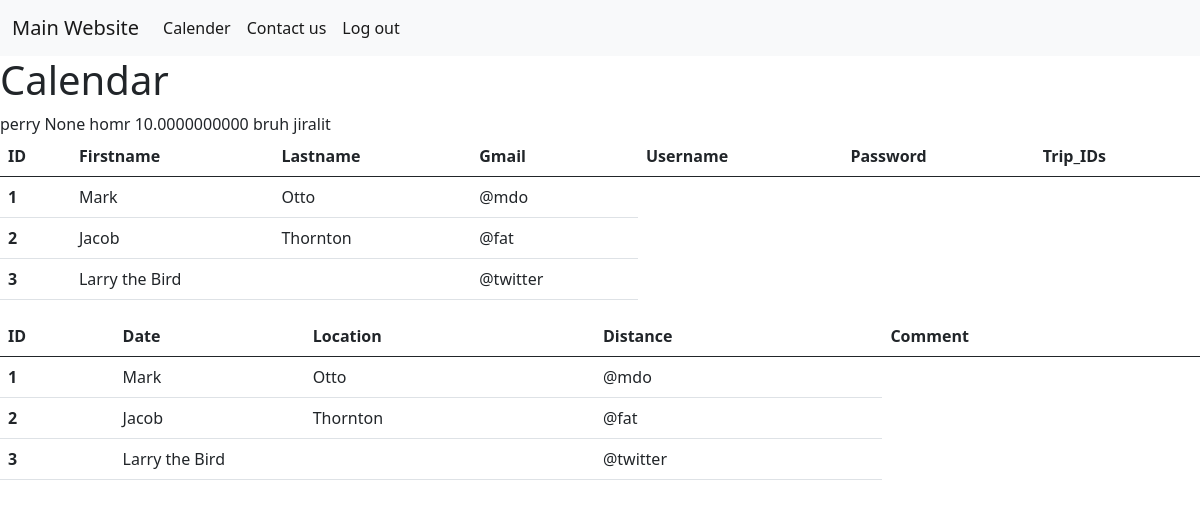
Before: /home (signed in) with the older database file.
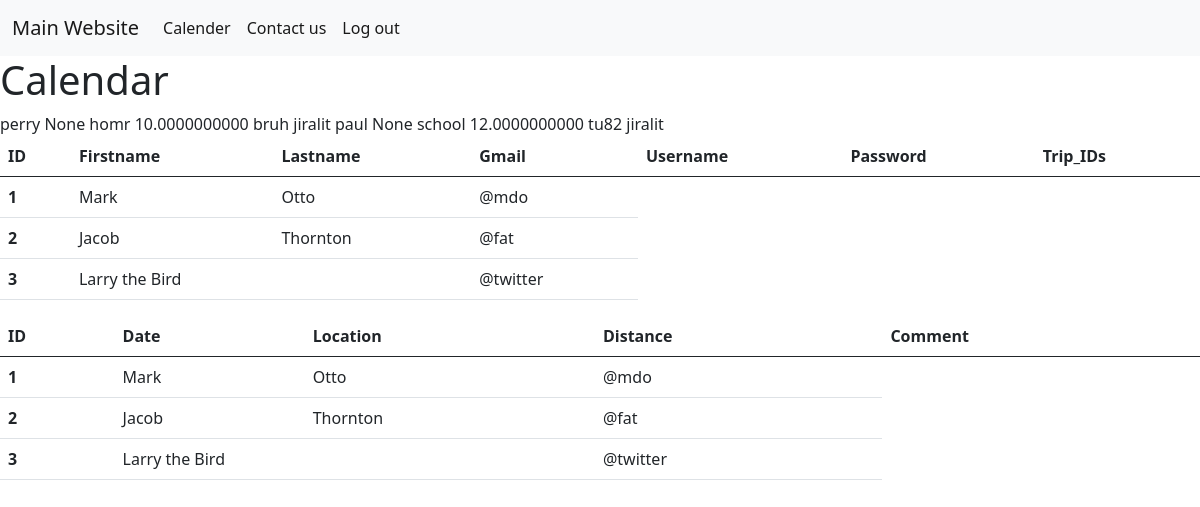
After: the same page with the newer database file.
### app.py (models this page shows, shortened)
class Trips(db.Model):
    __tablename__ = "Trips"
    id = db.Column(db.Integer, primary_key=True)
    customer = db.Column(db.Text)
    date = db.Column(db.DateTime(timezone=True))
    location = db.Column(db.Text)
    distance = db.Column(db.Numeric)
    comment = db.Column(db.Text)
    user_id = db.Column(db.Integer, db.ForeignKey('Users.id'))
    user = db.relationship("User", backref="Trips")

class User(db.Model, UserMixin):
    __tablename__ = "Users"
    id = db.Column(db.Integer, primary_key=True)
    firstname = db.Column(db.Text)
    lastname = db.Column(db.Text)
    username = db.Column(db.Text, unique=True)
    password = db.Column(db.Text)

### app.py (the view)
@app.route("/home")
@login_required
def calendar():
    trips = Trips.query.all()
    return render_template("calendar.html", trips=trips)

### app.py (called while the page is built)
@login_manager.user_loader
def load_user(user_id):
    return User.query.get(int(user_id))

### templates/calendar.html
{% extends "base.html" %}
{% block content%}
<h1>Calendar</h1>
{% for trip in trips%}
{{trip.customer}}
{{trip.date}}
{{trip.location}}
{{trip.distance}}
{{trip.comment}}
{{trip.user.firstname}}
{% endfor %}
<table class="table">
    <thead>
        <tr>
            <th scope="col">ID</th>
            <th scope="col">Firstname</th>
            <th scope="col">Lastname</th>
            <th scope="col">Gmail</th>
            <th scope="col">Username</th>
            <th scope="col">Password</th>
            <th scope="col">Trip_IDs</th>
        </tr>
    </thead>
    <tbody>
        <tr>
            <th scope="row">1</th>
            <td>Mark</td>
            <td>Otto</td>
            <td>@mdo</td>
        </tr>
        <tr>
            <th scope="row">2</th>
            <td>Jacob</td>
            <td>Thornton</td>
            <td>@fat</td>
        </tr>
        <tr>
            <th scope="row">3</th>
            <td colspan="2">Larry the Bird</td>
            <td>@twitter</td>
        </tr>
    </tbody>
</table>
<table class="table">
    <thead>
        <tr>
            <th scope="col">ID</th>
            <th scope="col">Date</th>
            <th scope="col">Location</th>
            <th scope="col">Distance</th>
            <th scope="col">Comment</th>
        </tr>
    </thead>
    <tbody>
        <tr>
            <th scope="row">1</th>
            <td>Mark</td>
            <td>Otto</td>
            <td>@mdo</td>
        </tr>
        <tr>
            <th scope="row">2</th>
            <td>Jacob</td>
            <td>Thornton</td>
            <td>@fat</td>
        </tr>
        <tr>
            <th scope="row">3</th>
            <td colspan="2">Larry the Bird</td>
            <td>@twitter</td>
        </tr>
    </tbody>
</table>
{% endblock %}

### templates/base.html (shortened to what this page needs)
<!DOCTYPE html>
<html lang="en">
<head>
    <link href="styles.css" rel="stylesheet" />
    <link href="https://cdn.jsdelivr.net/npm/bootstrap@5.0.1/dist/css/bootstrap.min.css" rel="stylesheet"
>
</head>
<body>
    <nav class="navbar navbar-expand-lg navbar-light bg-light">
        <div class="container-fluid">
            <a class="navbar-brand" href="https://www.kingsbrite.co.th/">Main Website</a>
            <div class="collapse navbar-collapse" id="navbarSupportedContent">
                <ul class="navbar-nav me-auto mb-2 mb-lg-0">
                    {% if current_user.is_authenticated %}
                    <li class="nav-item">
                        <a class="nav-link active" aria-current="page" href="{{url_for('calendar')}}">Calender</a>
                    </li>
                    {% endif %}
                    <li class="nav-item">
                        <a class="nav-link active" href="https://www.kingsbrite.co.th/en/contactus">Contact us</a>
                    </li>
                    {% if current_user.is_authenticated %}
                    <li class="nav-item">
                        <a class="nav-link active" href="{{url_for('logout')}}">Log out</a>
                    </li>
                    {% endif %}
                </ul>
            </div>
        </div>
    </nav>
    {% block content%}
    {% endblock %}
</body>
</html>

### styles.css (style rules this page uses)
body { margin: 0; font-family: Arial, Helvetica, sans-serif; }

Changed rows visible on the page:
added Trips: customer "paul", date "None", location "school", distance "12.0000000000", comment "tu82", user.firstname "jiralit"
